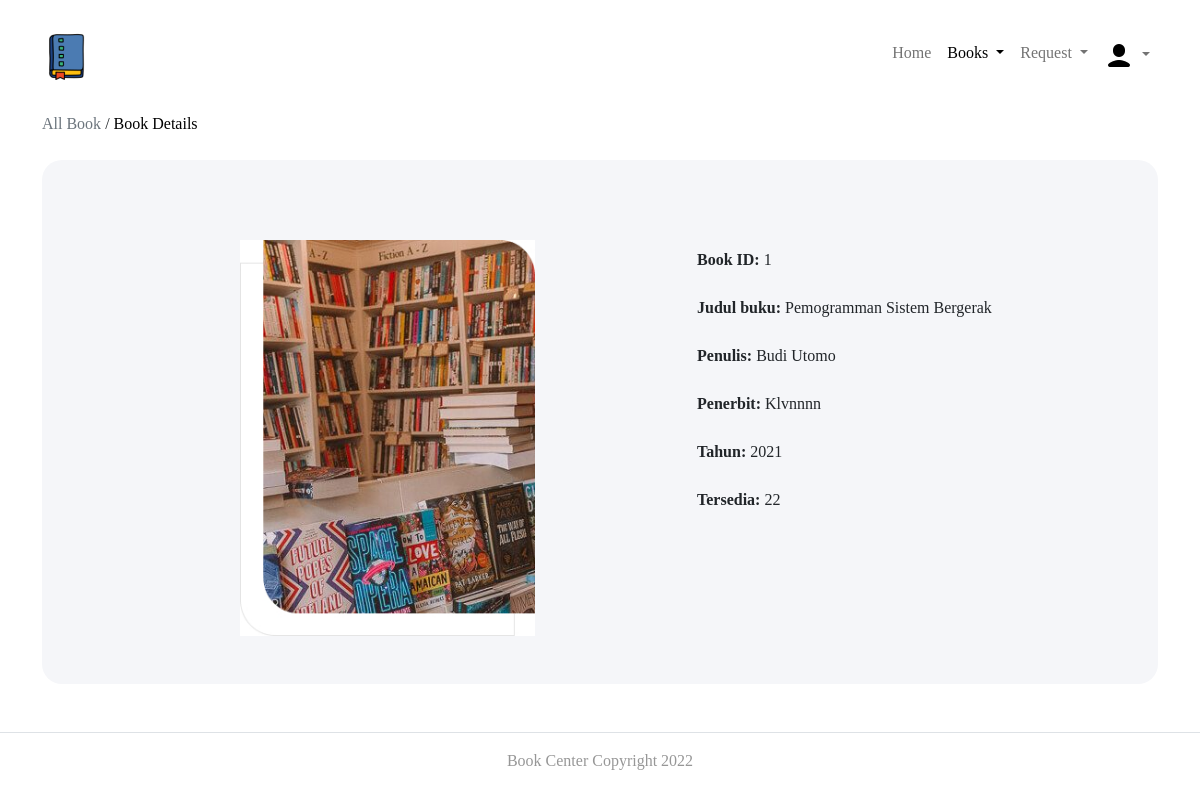
Screenshot of /Admin/bookdetails.php?id=1 with the database file from the repository.
### tables this page shows
CREATE TABLE `buku` (
  `Id_buku` int(20) NOT NULL,
  `Judul_buku` varchar(50) DEFAULT NULL,
  `Tahun` varchar(50) DEFAULT NULL,
  `Penerbit` varchar(50) DEFAULT NULL,
  `Jml_tersedia` int(20) DEFAULT NULL
);

CREATE TABLE `penulis` (
  `Id_buku` int(20) NOT NULL,
  `Nama` varchar(50) NOT NULL
);

### Admin/bookdetails.php (the view, shortened to what this page needs)
<?php
$conn=mysqli_connect('localhost','root','','bookscenter');
?>
<!DOCTYPE html>
<html lang="en">
    <head>
        <link rel="stylesheet" href="css/bootstrap.min.css">
        <link rel="stylesheet" href="css/style.css">
    </head>
    <body>
    <nav class="navbar navbar-expand-lg mb-4 mt-4">
            <div class="container">
            <a alt="cek" href = "/"><img src="img/logo.png"></a>
            <div class="collapse navbar-collapse" id="navbarSupportedContent">
                <ul class="navbar-nav w-100 d-flex justify-content-end">
                    <li class="nav-item">
                        <a class="nav-link " aria-current="page" href="index.php">Home</a>
                    </li>
                    <li class="nav-item dropdown">
                        <a class=" text-black nav-link dropdown-toggle" href="" role="button" data-bs-toggle="dropdown" aria-expanded="false">
                            Books
                        </a>
                    </li>
                    <li class="nav-item dropdown">
                        <a class="nav-link dropdown-toggle" href="" role="button" data-bs-toggle="dropdown" aria-expanded="false">
                            Request
                        </a>
                    </li>
                    <li class="nav-item dropdown">
                        <a class="nav-link dropdown-toggle" href="" role="button" data-bs-toggle="dropdown" aria-expanded="false">
                        <img src="img/user.png" class="nav-avatar" />
                        </a>
                    </li>
                </ul>
            </div>
            </div>
    </nav>
    <div class="container">
            <a href="book.php" class="text-muted text-decoration-none">All Book</a> /
            <a href="bookdetails.php" class="active text-decoration-none text-black">Book Details</a>
             <div class="span9">
              <div class="container mt-4" style="background-color: #F5F6F9; border-top-left-radius: 20px; border-top-right-radius: 20px; border-bottom-left-radius: 20px; border-bottom-right-radius: 20px;">
                <br >
                  <div class="row p-5">
                  <div class="col-md-7 pt-2 d-flex justify-content-center">
                  <img src="img/bookcenter.jpg" alt="" width="295px" height="396px">
                  </div>
                  <div class="col-md-5 pt-3">
                  <?php
                            $x=$_GET['id'];
                            $sql="select * from buku where Id_buku='$x'";
                            $result=$conn->query($sql);
                            $row=$result->fetch_assoc();
                                $bookid=$row['Id_buku'];
                                $name=$row['Judul_buku'];
                                $publisher=$row['Penerbit'];
                                $year=$row['Tahun'];
                                $avail=$row['Jml_tersedia'];
                                echo "<b>Book ID:</b> ".$bookid."<br><br>";
                                echo "<b>Judul buku:</b> ".$name."<br><br>";
                                $sql1="select * from penulis where Id_buku='$bookid'";
                                $result=$conn->query($sql1);
                                echo "<b>Penulis:</b> ";
                                while($row1=$result->fetch_assoc())
                                {
                                    echo $row1['Nama']."&nbsp;";
                                }
                                echo "<br><br>";
                                echo "<b>Penerbit:</b> ".$publisher."<br><br>";
                                echo "<b>Tahun:</b> ".$year."<br><br>";
                                echo "<b>Tersedia:</b> ".$avail."<br><br>";
                            ?>
                  </div>
              </div>
             </div>
         </div>
         </div>
        <footer class="border-top footer mt-5">
        <div class="d-flex justify-content-center mt-3">
          <p> Book Center Copyright 2022</p>
        </div>
        </footer>
    </body>
</html>

### Admin/css/style.css (style rules this page uses)
body { font-family: 'Poppins'; }
footer { color: #979797; text-align: center; margin-top: auto; }

### rows the page displays
buku: Id_buku "1", Judul_buku "Pemogramman Sistem Bergerak", Penerbit "Klvnnnn", Tahun "2021", Jml_tersedia "22"
penulis: Nama "Budi Utomo"
